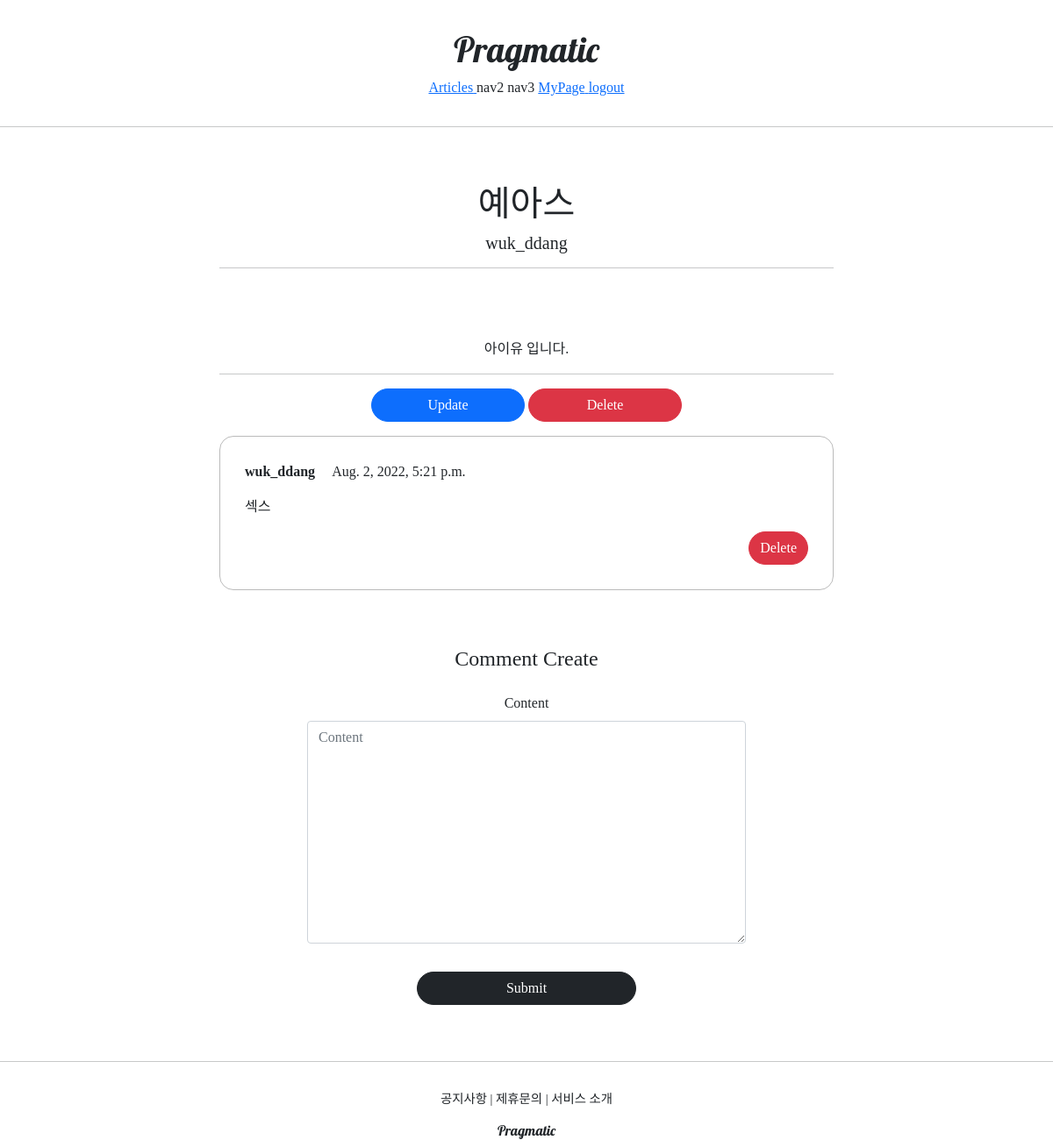
Page /articles/detail/4 (signed in) on the committed database.
### articleapp/models.py (models this page shows)
class Article(models.Model):
  writer = models.ForeignKey(User, on_delete=models.SET_NULL, related_name='article', null=True)
  title = models.CharField(max_length=200, null=True)
  image = models.ImageField(upload_to='articles/', null=False)
  content = models.TextField(null=True)
  created_at = models.DateField(auto_created=True, null=True)

### profileapp/models.py (models this page shows)
class Profile(models.Model):
  user = models.OneToOneField(User, on_delete=models.CASCADE, related_name='profile')
  image = models.ImageField(upload_to='profile/', null=True)
  nickname = models.CharField(max_length=20, unique=True, null=True)
  message = models.CharField(max_length=100, null=True)

### commentapp/models.py (models this page shows)
class Comment(models.Model):
  article = models.ForeignKey(Article, on_delete=models.SET_NULL, null=True, related_name='comment')
  writer = models.ForeignKey(User, on_delete=models.SET_NULL, null=True, related_name='comment')
  content = models.TextField(null=False)
  created_at = models.DateTimeField(auto_now=True)

### articleapp/views.py (the view)
# urls.py: path('detail/<int:pk>', ArticleDetailView.as_view(), name='detail'),
class ArticleDetailView(DetailView, FormMixin):
  model = Article
  form_class = CommentCreationForm
  context_object_name = 'target_article'
  template_name = 'articleapp/detail.html'

### commentapp/forms.py
class CommentCreationForm(ModelForm):
  class Meta:
    model = Comment
    fields = ['content']

### articleapp/templates/articleapp/detail.html (shortened to what this page needs)
{% extends 'base.html' %}
{% block content %}
  <div>
    <div style="text-align: center; max-width: 700px; margin: 4rem auto;">
      <h1>
        {{ target_article.title }}
      </h1>
      <h5>
        {{ target_article.writer.profile.nickname }}
      </h5>
      <hr>
      <p>
        {{ target_article.content }}
      </p>
      <hr>
      {% if target_article.writer == user %}
        <a href="{% url 'articleapp:update' pk=target_article.pk %}"
            class="btn btn-primary rounded-pill col-3">
          Update
        </a>
        <a href="{% url 'articleapp:delete' pk=target_article.pk %}"
            class="btn btn-danger rounded-pill col-3">
          Delete
        </a>
      {% endif %}
      {% for comment in target_article.comment.all %}
        {% include 'commentapp/detail.html' with comment=comment %}
      {% endfor %}
      {% include 'commentapp/create.html' with article=target_article %}
    </div>
  </div>
{% endblock %}

### commentapp/templates/commentapp/detail.html (shortened to what this page needs)
<div style="border: 1px solid; text-align: left; padding: 4%; margin: 1rem 0; border-radius: 1rem;
            border-color: #bbb">
  <div>
    <strong>
      {{ comment.writer.profile.nickname }}
    </strong>
    {{ comment.created_at }}
  </div>
  <div style="margin: 1rem 0;">
    {{ comment.content }}
  </div>
  {% if comment.writer == user %}
  <div style="text-align: right">
    <a href="{% url 'commentapp:delete' pk=comment.pk %}"
        class="btn btn-danger rounded-pill">
      Delete
    </a>
  </div>
  {% endif %}
</div>

### rows in the picture
Article: title "예아스", writer.profile.nickname "wuk_ddang", content "아이유 입니다."
Comment: writer.profile.nickname "wuk_ddang", created_at "Aug. 2, 2022, 5:21 p.m.", content "섹스", shows "Delete"
